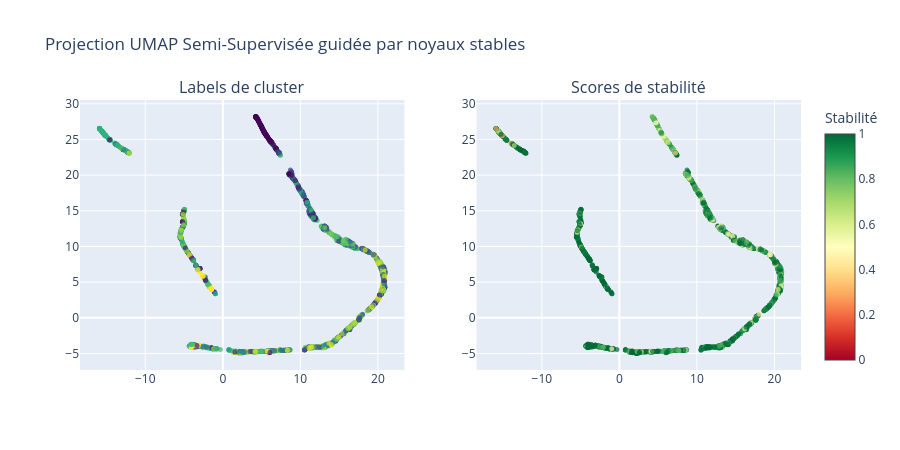

Write notebook code for a chart like this one.
### Code cell
# Visualisation de la projection semi-supervisée

fig = make_subplots(
    rows=1, cols=2,
    subplot_titles=['Labels de cluster', 'Scores de stabilité'],
    horizontal_spacing=0.1
)

# Panel 1: Labels
emb = result_semisup.ivis_embedding
labels = result_semisup.labels

fig.add_trace(
    go.Scatter(
        x=emb[:, 0], y=emb[:, 1],
        mode='markers',
        marker=dict(
            color=labels,
            colorscale='Viridis',
            size=5,
            opacity=0.7
        ),
        name='Clusters'
    ),
    row=1, col=1
)

# Panel 2: Stabilité
stab = result_semisup.stability_scores
fig.add_trace(
    go.Scatter(
        x=emb[:, 0], y=emb[:, 1],
        mode='markers',
        marker=dict(
            color=stab,
            colorscale='RdYlGn',
            cmin=0, cmax=1,
            size=5,
            opacity=0.7,
            colorbar=dict(title='Stabilité', x=1.02)
        ),
        name='Stabilité'
    ),
    row=1, col=2
)

fig.update_layout(
    title='Projection UMAP Semi-Supervisée guidée par noyaux stables',
    height=450,
    width=900,
    showlegend=False
)
fig.show()

### Figure 1 — Plotly figure (JSON) as saved in the notebook; plotly's stock layout.template omitted (floating-point values rounded to 4 significant figures; data arrays with more than 128 entries replaced by an {"elided": "..."} marker saying what was removed)
{"data": [{"marker": {"color": {"elided": "2000 int values"}, "colorscale": [[0, "#440154"], [0.1111, "#482878"], [0.2222, "#3e4989"], [0.3333, "#31688e"], [0.4444, "#26828e"], [0.5556, "#1f9e89"], [0.6667, "#35b779"], [0.7778, "#6ece58"], [0.8889, "#b5de2b"], [1, "#fde725"]], "opacity": 0.7, "size": 5}, "mode": "markers", "name": "Clusters", "type": "scatter", "x": {"elided": "2000 float values"}, "xaxis": "x", "y": {"elided": "2000 float values"}, "yaxis": "y"}, {"marker": {"cmax": 1, "cmin": 0, "color": {"elided": "2000 float values"}, "colorbar": {"title": {"text": "Stabilité"}, "x": 1.02}, "colorscale": [[0, "rgb(165,0,38)"], [0.1, "rgb(215,48,39)"], [0.2, "rgb(244,109,67)"], [0.3, "rgb(253,174,97)"], [0.4, "rgb(254,224,139)"], [0.5, "rgb(255,255,191)"], [0.6, "rgb(217,239,139)"], [0.7, "rgb(166,217,106)"], [0.8, "rgb(102,189,99)"], [0.9, "rgb(26,152,80)"], [1, "rgb(0,104,55)"]], "opacity": 0.7, "size": 5}, "mode": "markers", "name": "Stabilité", "type": "scatter", "x": {"elided": "2000 float values"}, "xaxis": "x2", "y": {"elided": "2000 float values"}, "yaxis": "y2"}], "layout": {"annotations": [{"font": {"size": 16}, "showarrow": false, "text": "Labels de cluster", "x": 0.225, "xanchor": "center", "xref": "paper", "y": 1, "yanchor": "bottom", "yref": "paper"}, {"font": {"size": 16}, "showarrow": false, "text": "Scores de stabilité", "x": 0.775, "xanchor": "center", "xref": "paper", "y": 1, "yanchor": "bottom", "yref": "paper"}], "height": 450, "showlegend": false, "title": {"text": "Projection UMAP Semi-Supervisée guidée par noyaux stables"}, "width": 900, "xaxis": {"anchor": "y", "domain": [0, 0.45]}, "xaxis2": {"anchor": "y2", "domain": [0.55, 1]}, "yaxis": {"anchor": "x", "domain": [0, 1]}, "yaxis2": {"anchor": "x2", "domain": [0, 1]}}}
